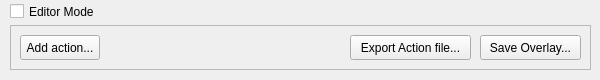
<?xml version="1.0" encoding="UTF-8"?>
<ui version="4.0">
 <class>ConsoleWidget</class>
 <widget class="QWidget" name="ConsoleWidget">
  <property name="geometry">
   <rect>
    <x>0</x>
    <y>0</y>
    <width>600</width>
    <height>80</height>
   </rect>
  </property>
  <property name="minimumSize">
   <size>
    <width>0</width>
    <height>40</height>
   </size>
  </property>
  <property name="windowTitle">
   <string>Form</string>
  </property>
  <widget class="QCheckBox" name="editorMode">
   <property name="geometry">
    <rect>
     <x>10</x>
     <y>0</y>
     <width>101</width>
     <height>23</height>
    </rect>
   </property>
   <property name="text">
    <string>Editor Mode</string>
   </property>
  </widget>
  <widget class="QFrame" name="editorFrame">
   <property name="enabled">
    <bool>true</bool>
   </property>
   <property name="geometry">
    <rect>
     <x>10</x>
     <y>25</y>
     <width>581</width>
     <height>45</height>
    </rect>
   </property>
   <property name="frameShape">
    <enum>QFrame::StyledPanel</enum>
   </property>
   <property name="frameShadow">
    <enum>QFrame::Raised</enum>
   </property>
   <widget class="QPushButton" name="pushButton_2">
    <property name="geometry">
     <rect>
      <x>470</x>
      <y>10</y>
      <width>101</width>
      <height>25</height>
     </rect>
    </property>
    <property name="text">
     <string>Save Overlay...</string>
    </property>
   </widget>
   <widget class="QPushButton" name="addAction">
    <property name="geometry">
     <rect>
      <x>10</x>
      <y>10</y>
      <width>80</width>
      <height>25</height>
     </rect>
    </property>
    <property name="text">
     <string>Add action...</string>
    </property>
   </widget>
   <widget class="QPushButton" name="pushButton">
    <property name="geometry">
     <rect>
      <x>340</x>
      <y>10</y>
      <width>121</width>
      <height>25</height>
     </rect>
    </property>
    <property name="text">
     <string>Export Action file...</string>
    </property>
   </widget>
  </widget>
 </widget>
 <resources/>
 <connections/>
</ui>
